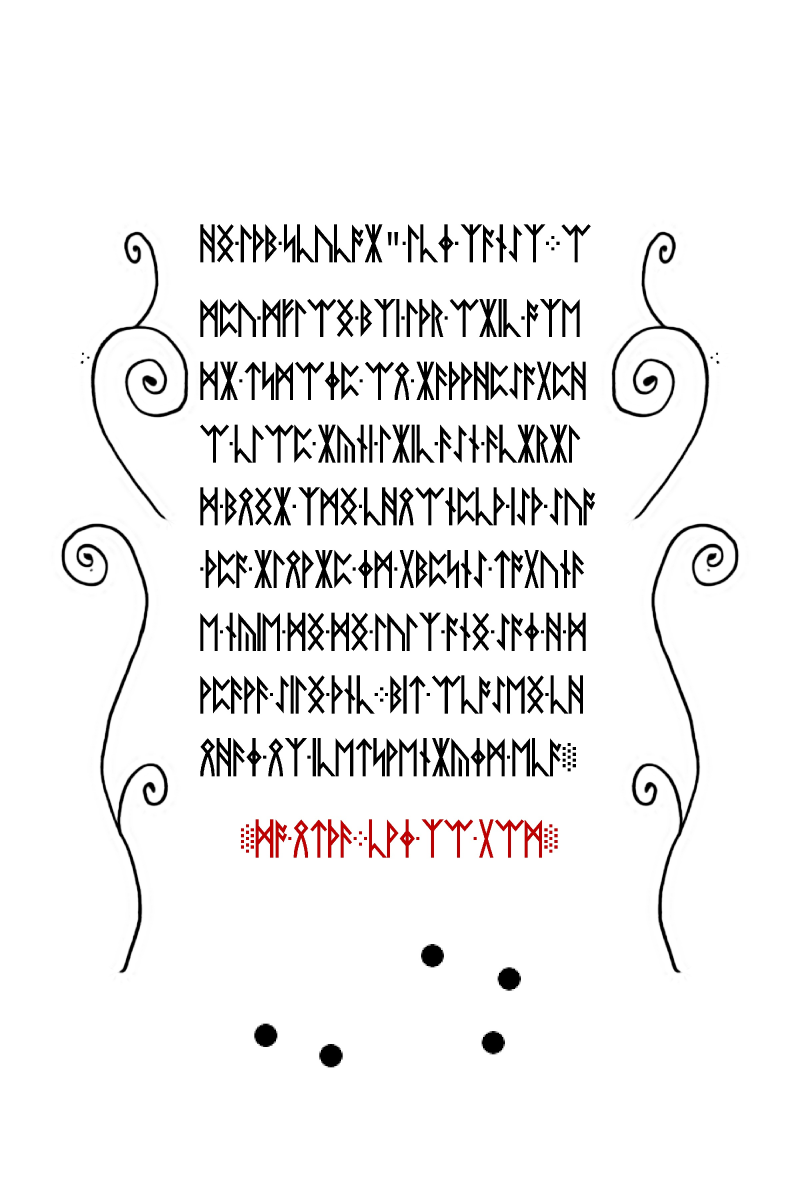
#> input picture resources/liber-primus/24.jpg, 2400 x 3600 px (shown at 1/3 size)
$ python lp2_p7_five_dot_turning_grille_sft.py
#> lines starting #> are read from the running program, lines starting #| are printed output that depends on the picture; after the words box and inside, x2 and y2 are one past the last pixel; in counts of white or black regions, pixels touching at a corner belong together; long printed decimals are rounded
"""SFT: test the p7 five-dot rank pattern as a 5x5 turning grille.

Requires numpy and opencv-python. Reads the immutable original 24.jpg.
"""
from __future__ import annotations

from hashlib import sha256
from pathlib import Path

import cv2
import numpy as np

ROOT = Path(__file__).resolve().parents[1]
IMAGE = ROOT / "resources" / "liber-primus" / "24.jpg"
IMAGE_SHA256 = "91a726a7dd59c6caa4d736b9ce72ceba0a2fa827d6b69a2d4057562b9303636c"
REGION = (700, 1700, 2750, 3300)
EXPECTED_XY = np.array(
    [
        [796.9461333333334, 3105.7397333333333],
        [992.4666666666667, 3166.6876494023904],
        [1296.9661822247067, 2866.7040245947455],
        [1479.3638392857142, 3127.5],
        [1527.2172085201794, 2936.204876681614],
    ],
    dtype=np.float64,
)
EXPECTED_ROTATIONS = [
    [(0, 2), (1, 4), (2, 0), (3, 3), (4, 1)],
    [(2, 0), (0, 1), (4, 2), (1, 3), (3, 4)],
    [(4, 2), (3, 0), (2, 4), (1, 1), (0, 3)],
    [(2, 4), (4, 3), (0, 2), (3, 1), (1, 0)],
]
EXPECTED_MISSING = [
    (0, 0), (4, 0), (2, 1), (1, 2), (2, 2),
    (3, 2), (2, 3), (0, 4), (4, 4),
]


def read_dot_centers() -> np.ndarray:
    assert sha256(IMAGE.read_bytes()).hexdigest() == IMAGE_SHA256, IMAGE
    image = cv2.imread(str(IMAGE), cv2.IMREAD_GRAYSCALE)
#> image: shape (3600, 2400); min 0, max 255, mean 239.9
    assert image is not None and image.shape == (3600, 2400), IMAGE
    x0, x1, y0, y1 = REGION
    binary = (image[y0:y1, x0:x1] < 160).astype(np.uint8)
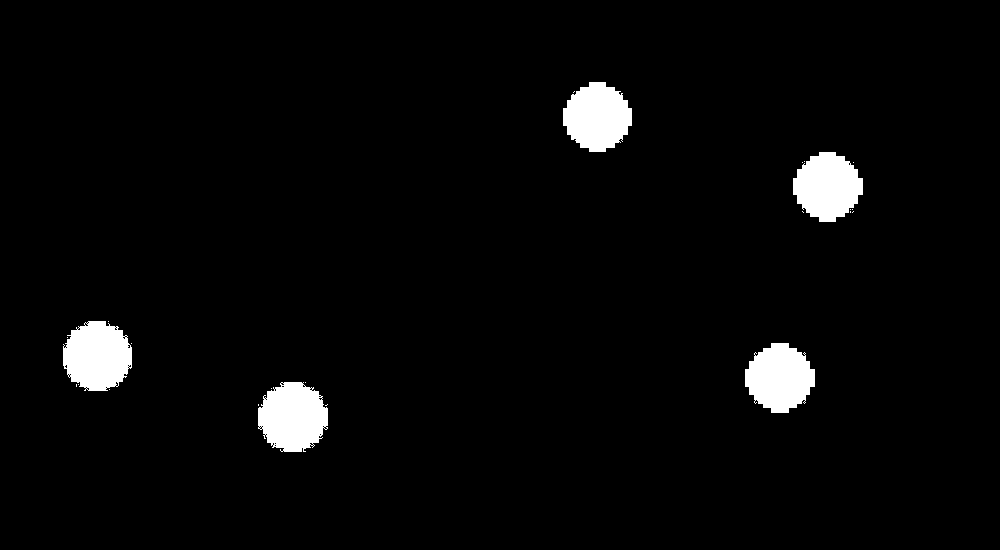
#> binary: shape (550, 1000); values 0 (black) and 1 (white), 3.3% white; 24 white regions (19 under 20 px), largest, box (x1, y1, x2, y2) and area: (258, 382, 328, 452) 3765, (63, 321, 132, 391) 3750, (745, 343, 815, 413) 3584, (563, 82, 632, 152) 3578, (793, 152, 863, 222) 3568
    count, _, stats, centers = cv2.connectedComponentsWithStats(binary, 8)
#> count = 25; stats = 25 rows, first 6: [0, 0, 1000, 550, 531727], [563, 82, 69, 70, 3578], [573, 91, 2, 2, 2], [793, 152, 70, 70, 3568], [804, 161, 1, 1, 1], [802, 162, 1, 1, 1]; centers = 25 pairs, first value 67 to 853, second value 91.5 to 416.7
    found = []
    for i in range(1, count):
        _, _, width, height, area = stats[i]
        if 2000 <= area <= 6000 and 45 <= width <= 100 and 45 <= height <= 100:
            found.append((float(x0 + centers[i, 0]), float(y0 + centers[i, 1])))
#> this loop made 24 passes
#> (width, height, area) on passes 1, 3, 12, 16, 17: (69, 70, 3578), (70, 70, 3568), (69, 70, 3750), (70, 70, 3584), (70, 70, 3765)
#> after the loop, found = [(1297, 2866.7), (1527.2, 2936.2), (796.9, 3105.7), (1479.4, 3127.5), (992.5, 3166.7)]
    points = np.array(sorted(found), dtype=np.float64)
#> points = [[796.9, 3105.7], [992.5, 3166.7], [1297, 2866.7], [1479.4, 3127.5], [1527.2, 2936.2]]
    assert points.shape == (5, 2), points
    assert np.allclose(points, EXPECTED_XY, atol=1e-6), points
    return points


def run() -> None:
    points = read_dot_centers()
    # The most direct 5x5 normalization: x-rank is column, y-rank is row.
    y_order = np.argsort(points[:, 1])
#> y_order = [2, 4, 0, 3, 1]
    y_rank = np.empty(5, dtype=int)
    y_rank[y_order] = np.arange(5)
    mask = [(column, int(y_rank[column])) for column in range(5)]
    assert mask == EXPECTED_ROTATIONS[0], mask
    print(f"p7 original x-sorted centers: {np.round(points, 6).tolist()}")
#| p7 original x-sorted centers: [[796.946, 3105.740], [992.467, 3166.688], [1296.966, 2866.704], [1479.364, 3127.5], [1527.217, 2936.205]]
    print(f"rank-normalized 5x5 holes: {mask}")

    rotations = []
    current = list(mask)
    for turn in range(4):
        rotations.append(current)
        print(f"clockwise quarter-turn {turn}: {current}")
        current = [(4 - y, x) for x, y in current]
    assert rotations == EXPECTED_ROTATIONS, rotations

    counts: dict[tuple[int, int], int] = {}
    for orientation in rotations:
        for cell in orientation:
            counts[cell] = counts.get(cell, 0) + 1
    missing = sorted(
        ((x, y) for y in range(5) for x in range(5) if (x, y) not in counts),
        key=lambda p: (p[1], p[0]),
    )
    repeated = sorted((cell, n) for cell, n in counts.items() if n > 1)
    exposures = sum(counts.values())
    unique = len(counts)
    assert exposures == 20
    assert unique == 16
    assert len(repeated) == 4 and all(n == 2 for _, n in repeated)
    assert missing == EXPECTED_MISSING, missing
    assert (2, 2) not in counts
    assert 5 * 4 < 24

    print(f"total exposures={exposures}; unique cells={unique}/25")
    print(f"repeated cells={repeated}")
    print(f"unvisited cells={missing}")
    print("PASS: this rank-normalized five-hole mask is not a complete 5x5 turning grille.")


if __name__ == "__main__":
    run()
